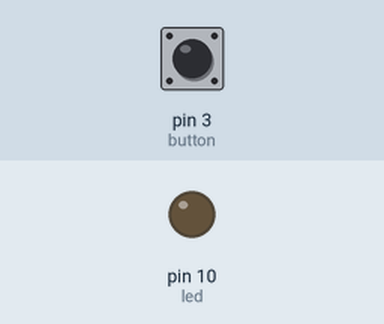
Recording of a sketch running on a simulated Arduino Uno, built with avr-gcc and run on an emulated ATmega328P. Shown: output pins drawn as LEDs (lit = HIGH). The test bench sets the inputs (shaded band); at power-on: pin 3 (button) LOW.

Above: at 1.2 s.
1.3 s: pin 3 (button) pulled HIGH for 0.15 s
At 1.8 s:
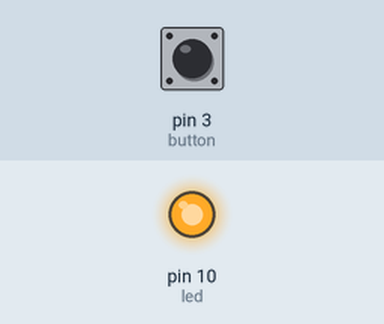
Timing chart, 0 to 7.8 s (numbered marks = the images above; inputs shaded):
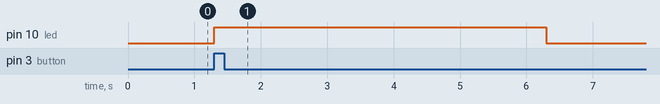

Measured:
- after the input at 1.3 s, pin 10 (led): LOW → HIGH at once, → LOW 5.0 s later

The sketch:

ButtonControlLED.ino
```cpp
int led = 10;
int button = 3;
void setup() {
  pinMode(led, OUTPUT);
  pinMode(button, INPUT);


}

void loop() {
  int buttonStatus = digitalRead(button); // Đọc tráng thái của nút nhấn
  if (buttonStatus == 1) // Nếu button bị ấn sẽ trả giá trị bằng 1
  {
    digitalWrite(led, HIGH);
    delay(5000);
    digitalWrite(led, LOW);
  }
}
```
